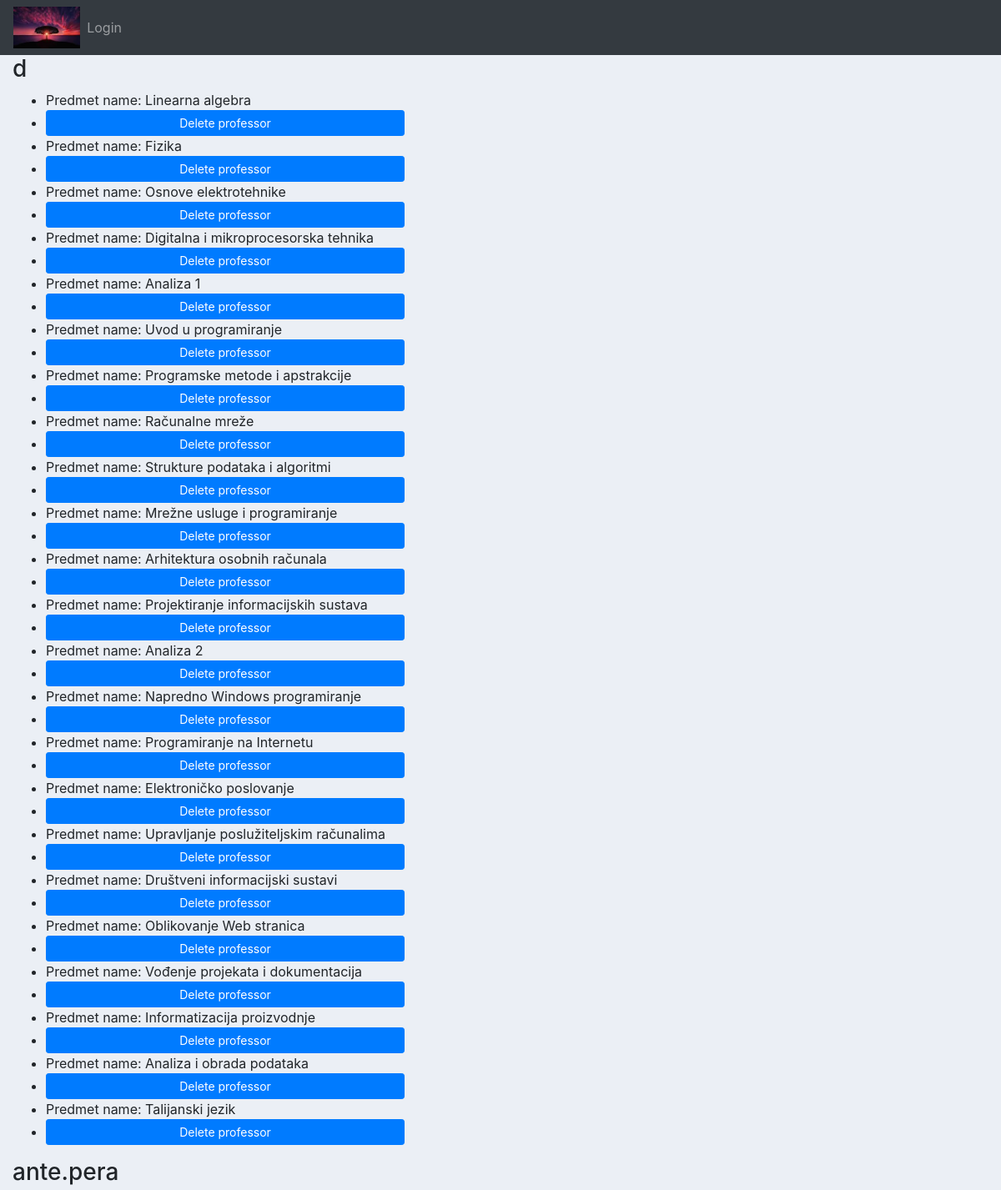
Page /super/professors (upper part) on the committed database.
### projekt/models.py (models this page shows, shortened)
class Korisnik(AbstractUser):
    ROLES = (('prof', 'profesor'), ('stu', 'student'),('adm','admin'))
    STATUS = (('none', 'None'), ('izv', 'izvanredni student'), ('red', 'redovni student'))
    role = models.CharField(max_length=50, choices=ROLES)
    status = models.CharField(max_length=50, choices=STATUS)

class Predmeti(models.Model):
    IZBORNI = (('DA', 'da'), ('NE', 'ne'))
    name = models.CharField(max_length=50)
    kod = models.CharField(max_length=50)
    program = models.CharField(max_length=50)
    ects = models.IntegerField()
    sem_red = models.IntegerField()
    sem_izv = models.IntegerField()
    izborni = models.CharField(max_length=50, choices=IZBORNI)
    nositelj =models.ForeignKey(Korisnik,on_delete=models.CASCADE, blank=True,null=True)

### projekt/views.py (the view)
# urls.py: path('super/professors',views.professors,name='professors'),
def professors(request):
    professors = Korisnik.objects.filter(role='prof')
    context = {'professors': professors}
    return render(request, 'projekti/professors.html', context)

### projekt/templates/projekti/professors.html
{%extends 'projekti/main.html'%}
{%block content  %}
{% for professor in professors %}
<div class="col-md-5">
  <h3>{{ professor.username}}</h3>
  <ul>
    {% for predmet in professor.predmeti_set.all %}
      <li> Predmet name: {{ predmet.name }}</li>
      <li><a class="btn btn-primary btn-sm btn-block" href="{% url 'delete_user' professor.id %}">Delete professor</a></li>
    {% endfor %}
  </ul>
</div>
{% endfor %}
{%endblock%}

### static/css/main.css (style rules this page uses)
body { background-color: #ebeff5; }

### rows in the picture
Korisnik: username "d"
Predmeti: name "Linearna algebra"
Predmeti: name "Fizika"
Predmeti: name "Osnove elektrotehnike"
Predmeti: name "Digitalna i mikroprocesorska tehnika"
Predmeti: name "Analiza 1"
Predmeti: name "Uvod u programiranje"
Predmeti: name "Programske metode i apstrakcije"
Predmeti: name "Računalne mreže"
Predmeti: name "Strukture podataka i algoritmi"
Predmeti: name "Mrežne usluge i programiranje"
Predmeti: name "Arhitektura osobnih računala"
Predmeti: name "Projektiranje informacijskih sustava"
Predmeti: name "Analiza 2"
Predmeti: name "Napredno Windows programiranje"
Predmeti: name "Programiranje na Internetu"
Predmeti: name "Elektroničko poslovanje"
Predmeti: name "Upravljanje poslužiteljskim računalima"
Predmeti: name "Društveni informacijski sustavi"
Predmeti: name "Oblikovanje Web stranica"
Predmeti: name "Vođenje projekata i dokumentacija"
Predmeti: name "Informatizacija proizvodnje"
Predmeti: name "Analiza i obrada podataka"
Predmeti: name "Talijanski jezik"
Korisnik: username "ante.pera"
